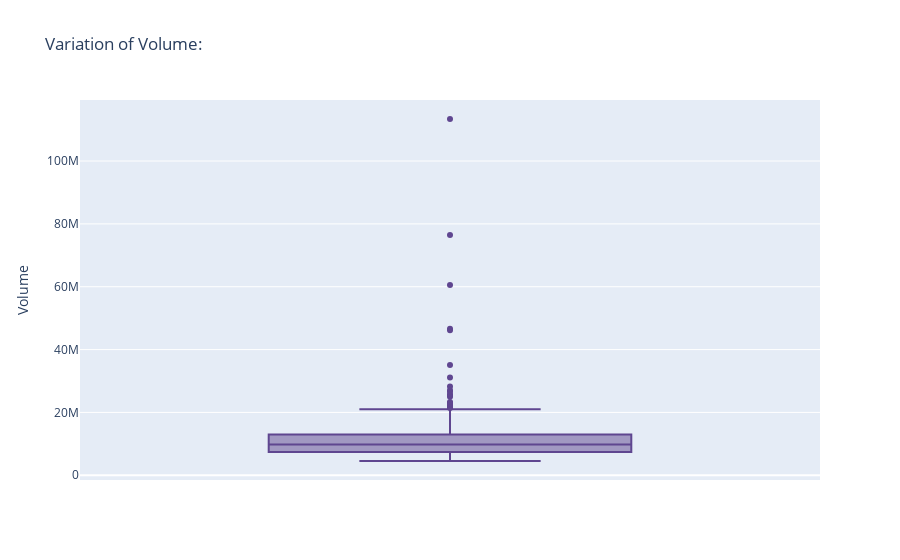

Notebook cell for this chart:
### Markdown cell above
![4.png](attachment:4.png)

### Code cell
fig = px.box(df, y="Volume", title = 'Variation of Volume: ', color_discrete_sequence=px.colors.qualitative.Prism)
fig.show()

### Figure 1 — Plotly figure (JSON) as saved in the notebook; plotly's stock layout.template omitted (floating-point values rounded to 4 significant figures; data arrays with more than 128 entries replaced by an {"elided": "..."} marker saying what was removed)
{"data": [{"alignmentgroup": "True", "hovertemplate": "Volume=%{y}<extra></extra>", "legendgroup": "", "marker": {"color": "rgb(95, 70, 144)"}, "name": "", "notched": false, "offsetgroup": "", "orientation": "v", "showlegend": false, "type": "box", "x0": " ", "xaxis": "x", "y": {"elided": "252 int values"}, "y0": " ", "yaxis": "y"}], "layout": {"boxmode": "group", "legend": {"tracegroupgap": 0}, "title": {"text": "Variation of Volume: "}, "xaxis": {"anchor": "y", "domain": [0, 1]}, "yaxis": {"anchor": "x", "domain": [0, 1], "title": {"text": "Volume"}}}}
